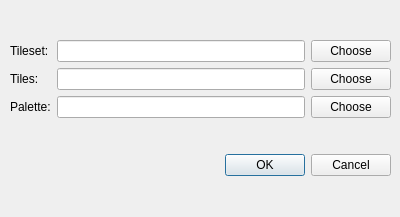
<?xml version="1.0" encoding="UTF-8"?>
<ui version="4.0">
 <class>OpenDirDialog</class>
 <widget class="QDialog" name="OpenDirDialog">
  <property name="geometry">
   <rect>
    <x>0</x>
    <y>0</y>
    <width>400</width>
    <height>217</height>
   </rect>
  </property>
  <property name="windowTitle">
   <string>Open From Files</string>
  </property>
  <widget class="QWidget" name="layoutWidget">
   <property name="geometry">
    <rect>
     <x>10</x>
     <y>10</y>
     <width>381</width>
     <height>198</height>
    </rect>
   </property>
   <layout class="QVBoxLayout" name="verticalLayout">
    <item>
     <layout class="QGridLayout" name="gridLayout">
      <item row="2" column="1">
       <widget class="QLineEdit" name="paletteFileLineEdit">
        <property name="readOnly">
         <bool>true</bool>
        </property>
       </widget>
      </item>
      <item row="0" column="2">
       <widget class="QPushButton" name="chooseTilesetButton">
        <property name="text">
         <string>Choose</string>
        </property>
       </widget>
      </item>
      <item row="0" column="0">
       <widget class="QLabel" name="label">
        <property name="text">
         <string>Tileset:</string>
        </property>
       </widget>
      </item>
      <item row="0" column="1">
       <widget class="QLineEdit" name="tilesetFileLineEdit">
        <property name="readOnly">
         <bool>true</bool>
        </property>
       </widget>
      </item>
      <item row="2" column="2">
       <widget class="QPushButton" name="choosePaletteButton">
        <property name="text">
         <string>Choose</string>
        </property>
       </widget>
      </item>
      <item row="1" column="2">
       <widget class="QPushButton" name="chooseTilesButton">
        <property name="text">
         <string>Choose</string>
        </property>
       </widget>
      </item>
      <item row="1" column="1">
       <widget class="QLineEdit" name="tileFilelineEdit">
        <property name="readOnly">
         <bool>true</bool>
        </property>
       </widget>
      </item>
      <item row="2" column="0">
       <widget class="QLabel" name="label_4">
        <property name="text">
         <string>Palette:</string>
        </property>
       </widget>
      </item>
      <item row="1" column="0">
       <widget class="QLabel" name="label_2">
        <property name="text">
         <string>Tiles:</string>
        </property>
       </widget>
      </item>
     </layout>
    </item>
    <item>
     <widget class="QDialogButtonBox" name="buttonBox">
      <property name="orientation">
       <enum>Qt::Horizontal</enum>
      </property>
      <property name="standardButtons">
       <set>QDialogButtonBox::Cancel|QDialogButtonBox::Ok</set>
      </property>
     </widget>
    </item>
   </layout>
  </widget>
 </widget>
 <resources/>
 <connections>
  <connection>
   <sender>buttonBox</sender>
   <signal>accepted()</signal>
   <receiver>OpenDirDialog</receiver>
   <slot>accept()</slot>
   <hints>
    <hint type="sourcelabel">
     <x>248</x>
     <y>254</y>
    </hint>
    <hint type="destinationlabel">
     <x>157</x>
     <y>274</y>
    </hint>
   </hints>
  </connection>
  <connection>
   <sender>buttonBox</sender>
   <signal>rejected()</signal>
   <receiver>OpenDirDialog</receiver>
   <slot>reject()</slot>
   <hints>
    <hint type="sourcelabel">
     <x>316</x>
     <y>260</y>
    </hint>
    <hint type="destinationlabel">
     <x>286</x>
     <y>274</y>
    </hint>
   </hints>
  </connection>
 </connections>
</ui>
